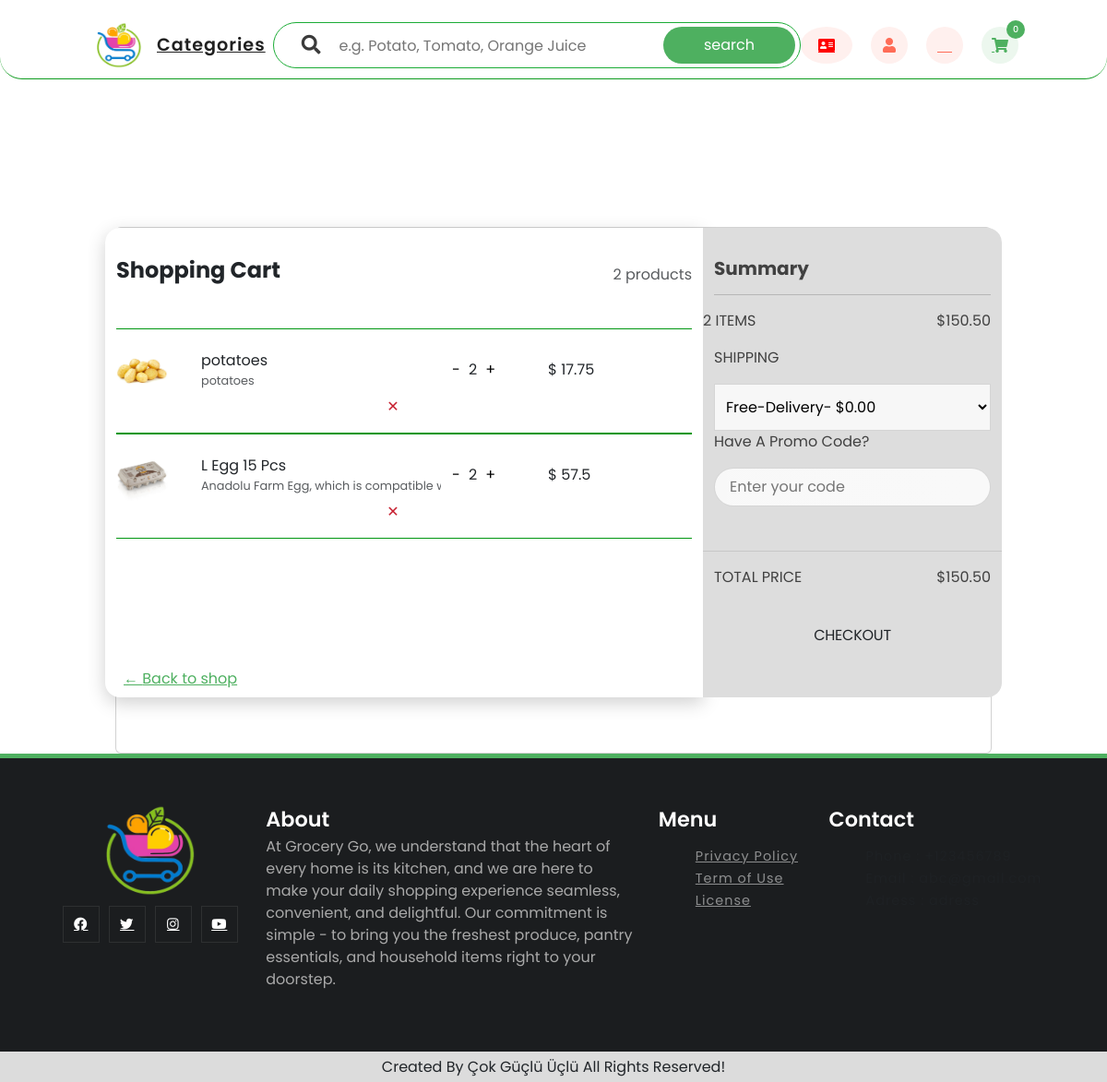
The app's page /cart/ (signed in) with its own data.
### item/models.py (models this page shows, shortened)
class Product(models.Model):
    name = models.CharField(max_length=100)
    image = models.ImageField(upload_to='product_images', blank=True, null=True)
    price = models.FloatField(null=False, blank=False)
    description = models.TextField()
    slug = models.SlugField(max_length=100, unique=True)

### cart/views.py (the view)
# urls.py: path("", cart, name="cart"),
def cart(request):
    categories = Category.objects.all()
    customer = Customer.objects.get(user=request.user)
    try:
        cart = Cart.objects.get(customer=customer)
    except Cart.DoesNotExist:
        cart = Cart.objects.create(customer=customer)
    cart_products = (
        CartProduct.objects.filter(cart=cart)
        .select_related("product")
        .values(
            "product__id",
            "product__name",
            "product__price",
            "product__description",
            "product__slug",
            "product__image",
            "quantity",
        )
    )
    context = {
        "categories": categories,
        "items": cart_products,
        "total_items": len(cart_products),
    }
    return render(request, "cart.html", context)

### cart/templates/cart.html (shortened to what this page needs)
{% extends "layout.html" %}
{% load static %}
{% block additionalStyles %}
    <link href="https://stackpath.bootstrapcdn.com/bootstrap/4.3.1/css/bootstrap.min.css" rel="stylesheet">
    <link href="https://cdnjs.cloudflare.com/ajax/libs/font-awesome/4.7.0/css/font-awesome.min.css" rel="stylesheet">
    <link rel="stylesheet" href="{% static 'css/cart.css' %}" />
{% endblock %}
{% block content%}
<div class="card">
    <div class="row">
        <div class="col-md-8 shopping-cart">
            <div class="title">
                <div class="row">
                    <div class="col">
                        <h4><b>Shopping Cart</b></h4>
                    </div>
                    <div class="col align-self-center text-right text-muted">{{ total_items }} products</div>
                </div>
            </div>
            <div class="products">
            {% for item in items %}
                <div class="product" id="p{{ item.product__id }}">
                    <div class="row main align-items-center">
                        {% get_media_prefix  as MEDIA_PREFIX %}
                        <div class="col-2"><img class="img-fluid" src="{{ MEDIA_PREFIX }}{{ item.product__image }}"></div>
                        <div class="col-5">
                            <div class="row">{{ item.product__name }}</div>
                            <div id="txt-description" class="row text-muted">{{ item.product__description }}</div>
                        </div>
                        <div class="col-2">
                            <button class="action-button" onclick="decreaseQuantity('p{{ item.product__id }}')">-</button>
                            <span class="quantity">{{ item.quantity }}</span>
                            <button class="action-button" onclick="increaseQuantity('p{{ item.product__id }}')">+</button>
                        </div>
                        <div class="col-2 product-price">$ {{ item.product__price }}</div>
                        <button class="action-button close-button" onclick="removeItem('p{{ item.product__id }}')">✕</button>
                    </div>
                </div>
            {% endfor %}
            </div>
            <div class="back-to-shop"><a href="{% url 'core:index' %}">← <span class="text">Back to shop</span></a></div>
        </div>
        <div class="col-md-4 summary">
            <div>
                <h5><b>Summary</b></h5>
            </div>
            <hr>
            <div class="row">
                <div class="col tot-items" style="padding-left:0;">{{ total_items }} ITEMS</div>
                <div class="col text-right tot-price">$ 0.00</div>
            </div>
            <form>
                <p>SHIPPING</p>
                <select onclick="updateCart()" id="shippingSelect">
                    <option value="0" class="text-muted">Free-Delivery- $0.00</option>
                </select>
                <p>Have A Promo Code?</p>
                <input id="code" placeholder="Enter your code">
            </form>
            <div class="row" style="border-top: 1px solid rgba(0,0,0,.1); padding: 2vh 0;">
                <div class="col">TOTAL PRICE</div>
                <div class="col text-right tot-price">$ 0.00</div>
            </div>
            <button class="btn">CHECKOUT</button>
        </div>
    </div>
</div>
{% endblock %}

### static/css/layout.css (style rules this page uses)
* { font-family: poppins; margin: 0px; padding: 0px; box-sizing: border-box; scroll-behavior: smooth; }
a { text-decoration: none; }
body { margin: 0px; margin-top: 0px; padding: 0px; font-family: poppins; }
:root { --swiper-theme-color: #007aff; --swiper-navigation-size: 44px; --primary-color: #3bb77e; --secondary: #ffba43; --bg: #e2f9ee; --black: #1c2137; --white: #fff; --box-shadow: 0 .5rem 1rem rgba(0, 0, 0, 0.1); }
:root { --primary-color: #3bb77e; --box-shadow: 0 0.2rem 0.4rem rgba(0, 0, 0, 0.1); --white: #fff; --black: #1c2137; }

### cart/static/css/cart.css (style rules this page uses)
* { font-family: poppins; }
.title { margin-bottom: 5vh; }
.card { margin-left: auto; margin-right: auto; margin-top: 20vh; padding-bottom: 5%; max-width: 950px; width: 90%; border: transparent; }
.shopping-cart { background-color: #fff; padding: 2rem 2rem; padding-bottom: .5rem; border-top-left-radius: 1rem; border-bottom-left-radius: 1rem; box-shadow: 0 6px 20px 0 rgba(0, 0, 0, 0.19); }
.summary { height: fit-content; position: sticky; top: 0; background-color: #ddd; border-top-right-radius: 1rem; border-bottom-right-radius: 1rem; padding: 4vh; color: rgb(65, 65, 65); }
.row { margin: 0; }
.title b { font-size: 1.5rem; }
.main { margin: 0 1rem; padding: 2vh 0; width: 100%; }
.col-2, .col { padding: 0 1vh; }
a { padding: 0 1vh; }
img { width: 3.5rem; }
.products { margin-bottom: 2rem; }
.product { border-top: 1px solid rgba(0, 150, 18, 1)!important; border-bottom: 1px solid rgba(0, 150, 18, 1)!important; }
.quantity { margin: 0 .3rem 0.3rem; }
.action-button { border-radius: 100%; background: transparent; color: #000; border: none; }
.close-button { color: #c82333; }
.back-to-shop { position: absolute; bottom: .5rem; margin-top: 1rem; }
.back-to-shop a, .back-to-shop span { color: #4eb060; }
h5 { margin-top: 4vh; }
hr { margin-top: 1.25rem; }
form { padding: 2vh 0; }
select { border: 1px solid rgba(0, 0, 0, 0.137); padding: 1.5vh 1vh; margin-bottom: 4vh; outline: none; width: 100%; background-color: rgb(247, 247, 247); }
.btn { box-sizing: border-box; margin: 1rem auto; border: 0; width: 100%; text-align: center; letter-spacing: -.015em; font-size: .7rem; padding: 1em 3em; color: #fff; background: #4eb060; font-weight: bold; border-radius: 30px; float: right; transition: all 0.25s linear; }
a { color: black; }
#code { border: 1px solid rgba(0, 0, 0, 0.137); box-sizing: border-box; overflow: hidden; border-radius: 30px; padding: 1vh 2.2rem 1vh 1rem; margin-bottom: 4vh; outline: none; width: 100%; background-color: rgb(247, 247, 247); background-image: linear-gradient(to left, rgba(255, 255, 255, 0.253), rgba(255, 255, 255, 0.185)), url("https://img.icons8.com/small/16/000000/long-arrow-right.png"); background-repeat: no-repeat; background-position-x: 95%; background-position-y: center; }
#txt-description { font-size: .8rem; white-space: nowrap; overflow: hidden; text-overflow: ellipsis; }

### records on screen
Product: shows a picture, product__name "potatoes", product__description "potatoes", quantity "2", product__price "17.75"
Product: shows a picture, product__name "L Egg 15 Pcs", product__description "Anadolu Farm Egg, which is compatible…", quantity "2", product__price "57.5"
